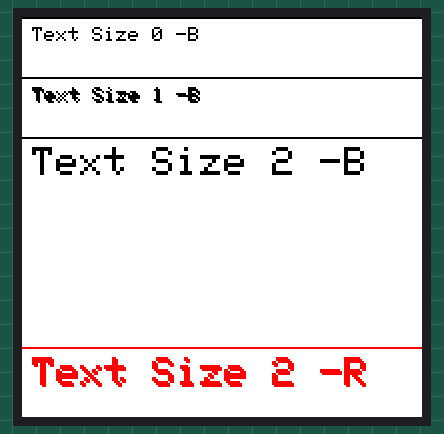
Recording of a sketch running on a simulated ESP32. On the bench: 200×200 colour display. What the sketch prints to the serial monitor is not drawn.

Above: at 15.1 s.

The sketch:

esp8266--mh-et-154.ino
```cpp
// my minimum example for MH-ET Live 1.54" ePaper
// based on GxEPD_MinimumExample by Jean-Marc Zingg

// https://github.com/dele1972/esp8266--mh-et-154

#include <GxEPD.h>

#include <GxGDEW0154Z04/GxGDEW0154Z04.h>  // 1.54" b/w/r 200x200

#include <GxIO/GxIO_SPI/GxIO_SPI.h>
#include <GxIO/GxIO.h>

// constructor for AVR Arduino, copy from GxEPD_Example else
GxIO_Class io(SPI, /*CS=*/ SS, /*DC=*/ 0, /*RST=*/ 2); // arbitrary selection of 8, 9 selected for default of GxEPD_Class
GxEPD_Class display(io, /*RST=*/ 2, /*BUSY=*/ 4); // default selection of (9), 7


void setup()
{

  Serial.begin(115200);

  // try to get the first serial.print lines printed
  // yield();
  // delay(0.3 * 60000);                 // wait a third of a minute

  // the following two lines will never print on serial monitor
  Serial.println("Start of Script");
  Serial.printf("Heap before DISPLAY INIT: %d\n", ESP.getFreeHeap());
  display.init(115200); // init with 115200 will print out some debug informations
  Serial.printf("Heap after DISPLAY INIT: %d\n\n\n", ESP.getFreeHeap());

  //display.eraseDisplay();

  Serial.printf("Heap before drawPaged(): %d\n", ESP.getFreeHeap());
  display.drawPaged(drawHelloWorld); // version for AVR using paged drawing, works also on other processors
  Serial.printf("Heap after drawPaged(): %d\n\n\n", ESP.getFreeHeap());

  Serial.println("End of Script");
}

void drawHelloWorld()
{

  /*
  Some GFX methods

  // the only colors supported by any of these displays; mapping of other colors is class specific
  #define GxEPD_BLACK     0x0000
  #define GxEPD_DARKGREY  0x7BEF       128, 128, 128
  #define GxEPD_LIGHTGREY 0xC618       192, 192, 192
  #define GxEPD_WHITE     0xFFFF
  #define GxEPD_RED       0xF800       255,   0,   0


  void drawFastVLine(uint16_t x0, uint16_t y0, uint16_t length, uint16_t color);
  void drawFastHLine(uint8_t x0, uint8_t y0, uint8_t length, uint16_t color);
  void drawRect(uint16_t x0, uint16_t y0, uint16_t w, uint16_t h, uint16_t color);
  void fillRect(uint16_t x0, uint16_t y0, uint16_t w, uint16_t h, uint16_t color);
  */

//  display.fillScreen(GxEPD_WHITE);

  // TextSize 0 = TextSize 1 = chars of 5x8 pixel
  drawExample(/*uint16_t baseY*/ 0, /*uint16_t textSize*/ 0, /*bool bold*/ false, /*uint16_t color*/ GxEPD_BLACK, /*string text*/ "Text Size 0 -B");

  // TextSize 1 = chars of 5x8 pixel
  drawExample(/*uint16_t baseY*/ 30, /*uint16_t textSize*/ 1, /*bool bold*/ true, /*uint16_t color*/ GxEPD_BLACK, /*string text*/ "Text Size 1 -B");

  // TextSize 2 = chars of 10x16 pixel
  drawExample(/*uint16_t baseY*/ 60, /*uint16_t textSize*/ 2, /*bool bold*/ false, /*uint16_t color*/ GxEPD_BLACK, /*string text*/ "Text Size 2 -B");

  // DARKGREY this becomes black on my display...
  drawExample(/*uint16_t baseY*/ 95, /*uint16_t textSize*/ 2, /*bool bold*/ true, /*uint16_t color*/ GxEPD_DARKGREY, /*string text*/ "Text Size 2 -DG");

  // LIGHTGREY this becomes light red on my display...
  drawExample(/*uint16_t baseY*/ 130, /*uint16_t textSize*/ 2, /*bool bold*/ true, /*uint16_t color*/ GxEPD_LIGHTGREY, /*string text*/ "Text Size 2 -LG");

  drawExample(/*uint16_t baseY*/ 165, /*uint16_t textSize*/ 2, /*bool bold*/ true, /*uint16_t color*/ GxEPD_RED, /*string text*/ "Text Size 2 -R");
}

void drawExample(uint16_t baseY, uint16_t textSize, bool bold, uint16_t color, const char* text) {

  display.drawLine(/*uint16_t x0*/ 0, /*uint16_t y0*/ baseY, /*uint16_t x1*/ 200, /*uint16_t y1*/ baseY, /*uint16_t color*/ color);
  display.setTextColor(color, GxEPD_WHITE);   // LIGHTGREY this becomes light red on my display...
  display.setTextSize(textSize); // 10x16 chars
  display.setCursor(5, baseY + 5);
  display.print(text);
  if (bold) {
  // shifted text print to get a bold effect
  display.setTextColor(color);
  display.setCursor(6, baseY + 6);
  display.print(text);
  }

}


void loop() {};
```
